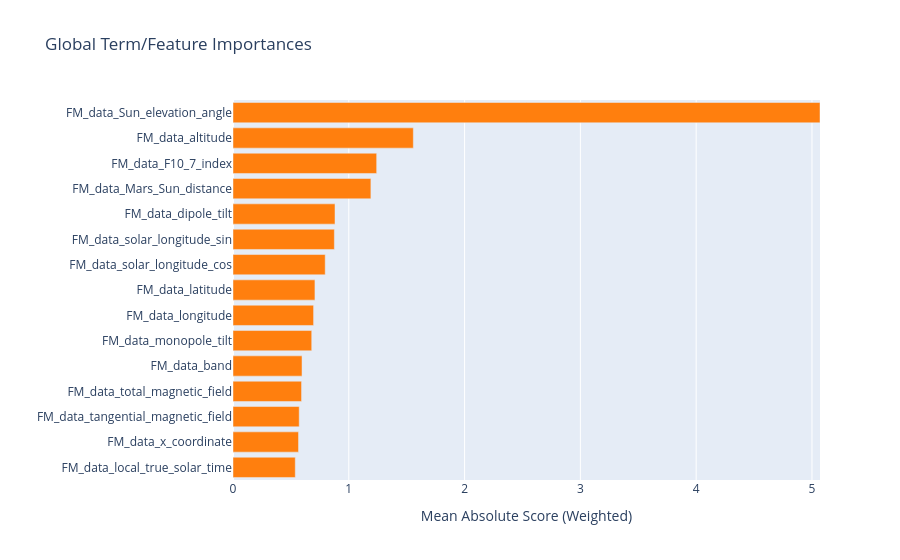

The notebook cell this image was saved under:
### Code cell
from datetime import datetime

plots_dir = "plots"
os.makedirs(plots_dir, exist_ok=True)
timestamp_1 = datetime.now().strftime("%Y%m%d_%H%M%S")
# Inject real names into the internal attribute of the loaded model
ebm_model_exp_1.feature_names_ = feature_names

# If there are strings/categories in the dataset, EBM may want to update 
# the display names of the relationships as well. To be safe, let's update this as well:
ebm_model_exp_1.term_names_ = feature_names

# Generates the global explanation (without parameters, it will use the ones just injected)
ebm_global_exp_1 = ebm_model_exp_1.explain_global()

# Chart 1: Global Feature Importance (Summary)
print("Loading Feature Importance Graph...")
fig_summary_1 = ebm_global_exp_1.visualize()  # without inputs it plots global summary
path_summary_png_1 = os.path.join(plots_dir, f"EBM_Feature_Importance_{timestamp_1}.png")
path_summary_pdf_1 = os.path.join(plots_dir, f"EBM_Feature_Importance_{timestamp_1}.pdf")
fig_summary_1.write_image(path_summary_png_1, scale=3, width=1000, height=700) 
fig_summary_1.write_image(path_summary_pdf_1, width=1000, height=700)
fig_summary_1.show()

### Figure 1 — Plotly figure (JSON) as saved in the notebook; plotly's stock layout.template omitted (floating-point values rounded to 4 significant figures)
{"data": [{"marker": {"color": ["#ff7f0e", "#ff7f0e", "#ff7f0e", "#ff7f0e", "#ff7f0e", "#ff7f0e", "#ff7f0e", "#ff7f0e", "#ff7f0e", "#ff7f0e", "#ff7f0e", "#ff7f0e", "#ff7f0e", "#ff7f0e", "#ff7f0e"]}, "orientation": "h", "type": "bar", "x": [0.5378, 0.5658, 0.5718, 0.592, 0.5961, 0.6799, 0.6959, 0.7076, 0.7963, 0.8754, 0.8809, 1.191, 1.241, 1.557, 5.069], "y": ["FM_data_local_true_solar_time", "FM_data_x_coordinate", "FM_data_tangential_magnetic_field", "FM_data_total_magnetic_field", "FM_data_band", "FM_data_monopole_tilt", "FM_data_longitude", "FM_data_latitude", "FM_data_solar_longitude_cos", "FM_data_solar_longitude_sin", "FM_data_dipole_tilt", "FM_data_Mars_Sun_distance", "FM_data_F10_7_index", "FM_data_altitude", "FM_data_Sun_elevation_angle"]}], "layout": {"title": {"text": "Global Term/Feature Importances"}, "xaxis": {"range": [0, 5.069], "title": {"text": "Mean Absolute Score (Weighted)"}}, "yaxis": {"automargin": true, "dtick": 1, "title": {"text": ""}}}}
